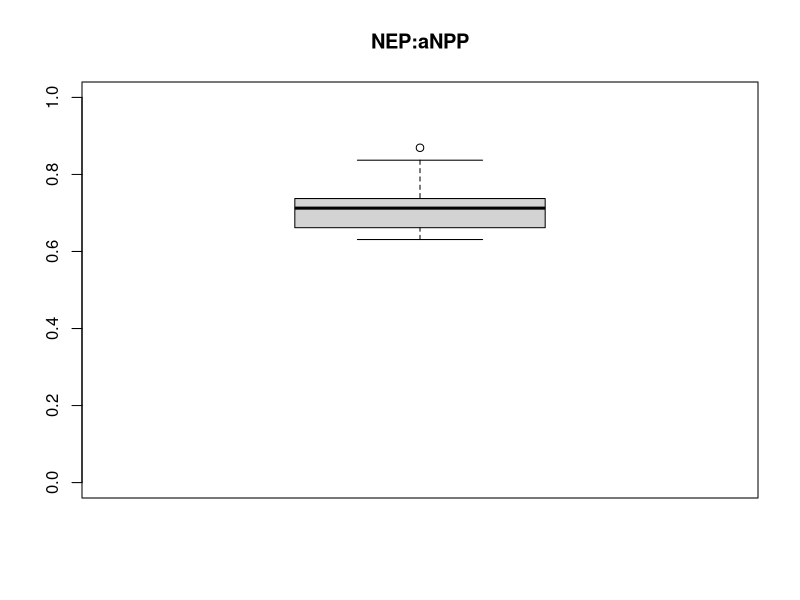

The R script that drew this image:


nep.niwot <- ts(read.table("monthly_nep_niwot.txt", header = T), end = 2013, frequency = 1)



nep.morgan <- ts(read.table("MMS_L2gapfilled_NEE_monthly.txt", header = T), end = 2005, frequency = 1)



bioB.niwot <- ts(read.table("site_biomass_increment_recon_plotB_kg_per_ha.txt",header = T)/10,end = 2012, frequency = 1)    #/10 to convert kg/ha into g/m2
bioC.niwot <- ts(read.table("site_biomass_increment_recon_plotC_kg_per_ha.txt",header = T)/10,end = 2012, frequency = 1)
bio.niwot <- ts(apply(ts.union(bioB.niwot[,1],bioC.niwot[,1]),1,mean,na.rm = T),end = 2012,frequency = 1)

setwd( "C:/Users/babst/Desktop/post_doc_Tucson/ameriflux_sites/morgan_monroe")

bioB.morgan <- ts(read.csv("mmf_biomass_kgm2.csv", header = T)[,3], end = 2014, frequency = 1)
bioB.morgan.increment <- bioB.morgan
bioB.morgan.increment[1] = 0

for(i in 2:length(bioB.morgan)){
  
  bioB.morgan.increment[i] <- bioB.morgan[i]-bioB.morgan[(i-1)] #biomass increment from cumulative biomass
  
}

bioB.morgan.increment <- bioB.morgan.increment*1000


################################################

nep.niwot.annual <- ts(apply(nep.niwot,1,sum,na.rm = T),end = 2012, frequency = 1)
nep.morgan.annual <- ts(apply(nep.morgan,1,sum,na.rm = T),end = 2005, frequency = 1)

forcomp.niwot <- window(ts.union(nep.niwot.annual, bio.niwot*0.5),start = 1999,end = 2012)  # multiplying the TR BMinc. to get the amount of carbon; lets us compare with the tower.
forcomp.morgan <- window(ts.union(nep.morgan.annual, bioB.morgan.increment*0.5),start = 1999,end = 2005)

ratio.niwot <- forcomp.niwot[,2]/forcomp.niwot[,1]
ratio.morgan <- forcomp.morgan[,2]/forcomp.morgan[,1]

par(new=F)
boxplot(ratio.niwot, main="NEP:aNPP", ylim=c(0,1))




